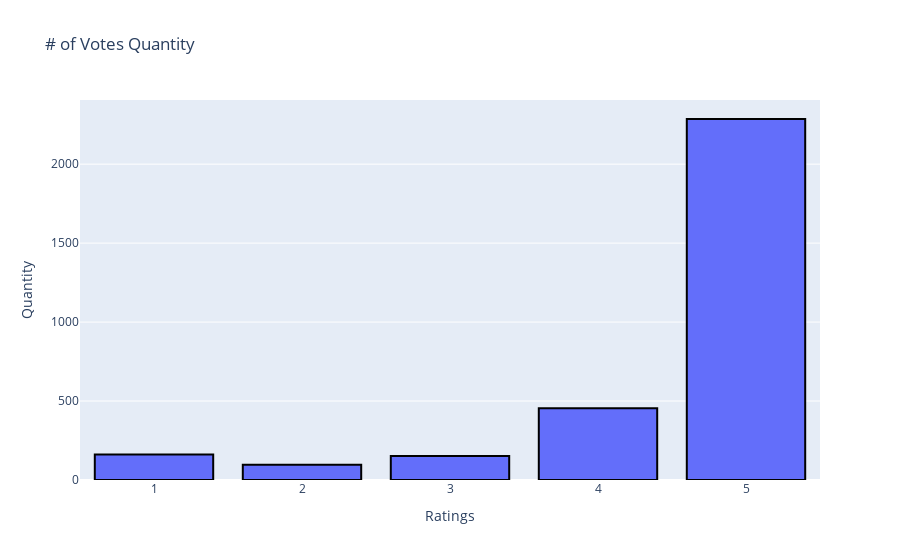

Here is the notebook cell this chart was saved with:
### Code cell
# HOW MUCH WAS USED FROM WHICH VOTES?
trace = go.Bar(
            x = df["rating"].value_counts().index.values,
            y = df["rating"].value_counts().values,
            name='Quantity')

layout = go.Layout(yaxis=dict(title='Quantity'),
                   xaxis=dict(title='Ratings'),title='# of Votes Quantity')

fig = go.Figure(data=trace, layout=layout)
fig.data[0].marker.line.width = 2
fig.data[0].marker.line.color = "black"
py.iplot(fig)

### Figure 1 — Plotly figure (JSON) as saved in the notebook; plotly's stock layout.template omitted (floating-point values rounded to 4 significant figures)
{"data": [{"marker": {"line": {"color": "black", "width": 2}}, "name": "Quantity", "type": "bar", "x": [5, 4, 1, 3, 2], "y": [2286, 455, 161, 152, 96]}], "layout": {"title": {"text": "# of Votes Quantity"}, "xaxis": {"title": {"text": "Ratings"}}, "yaxis": {"title": {"text": "Quantity"}}}}
